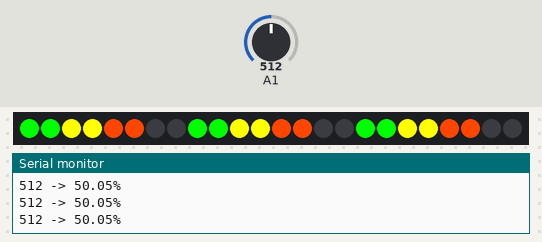
Bench run of a sketch on a simulated Arduino Uno, built with avr-gcc and run on an emulated ATmega328P. Shown: 24 RGB LEDs in strip order, left to right, the last lines printed to the serial monitor. Inputs (shaded band) come from the test bench; at power-on: A1 = 512.

Above: at 1.2 s.
1.3 s: A1 set to 494
At 2.1 s:
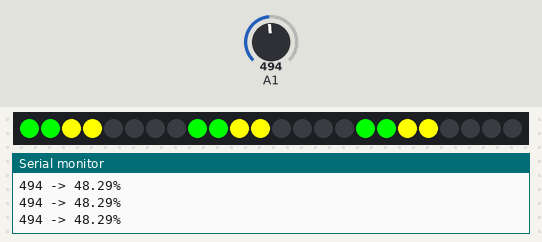
2.8 s: A1 set to 271
5.8 s: A1 set to 246
At 7.0 s:
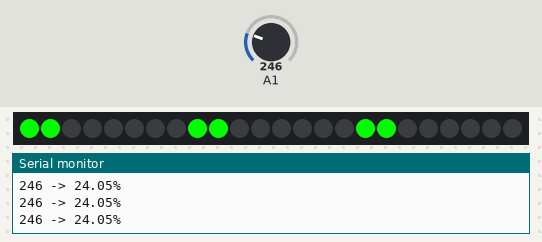
7.3 s: A1 set to 1023
At 8.2 s:
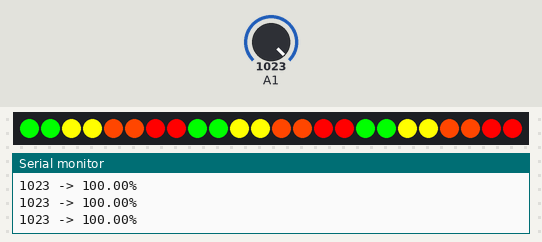
8.8 s: A1 set to 784
11.8 s: A1 set to 750
At 12.6 s:
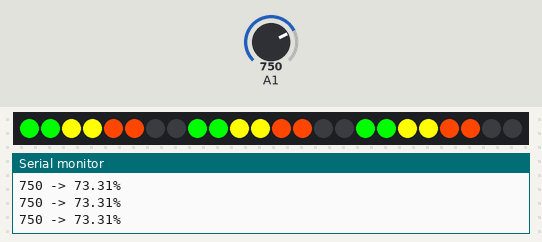
Timing chart, 0 to 14.3 s (numbered marks = the images above; inputs shaded):
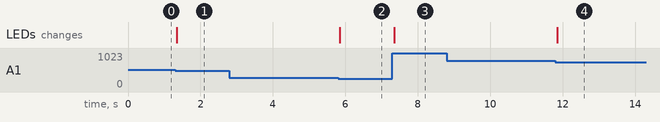

Measured:
- the behaviour switches between 512 and 511 on A1 (found by bisection; images 0 and 1)
- the behaviour switches between 256 and 255 on A1 (found by bisection; images 1 and 2)
- the behaviour switches between 768 and 767 on A1 (found by bisection; images 3 and 4)
- after the input at 1.3 s, the LEDs: change at once (image 1)
- after the input at 5.8 s, the LEDs: change after 0.05 s (image 2)
- after the input at 7.3 s, the LEDs: change after 0.05 s (image 3)
- after the input at 11.8 s, the LEDs: change at once (image 4)

The sketch:

03_vjezba.ino
```cpp
#include<Adafruit_NeoPixel.h>
Adafruit_NeoPixel pixels = Adafruit_NeoPixel(24, 2, NEO_GRB - NEO_KHZ800);

int x;
float y;
int prethodnaVrijednost;

int boje[][3] = {
  {0, 255, 0},
  {255, 255, 0},
  {255, 70, 0},
  {255, 0, 0}
};

void setup()
{
  Serial.begin(9600);
  pinMode(A1, INPUT);
  digitalWrite(A1, LOW);
  prethodnaVrijednost = -100;
  pixels.begin();
}

void loop()
{
  provjeriRazinu();
  delay(10);
}

void provjeriRazinu() {
  x = analogRead(A1);
  Serial.print(x);
  Serial.print(" -> ");
  y = ((float(x)) / 1023) * 100;
  Serial.print(y);
  Serial.println("%");

  if(prethodnaVrijednost != x) {
    prethodnaVrijednost = x;
  	postaviled((y / 25 + 1) > 4 ? 4 : (y / 25 + 1));
  }
}

void postaviled(int razina) {
  for(int j = 0; j < razina * 2; j++) {
  	for(int i = 0; i < 3; i++) {
      int led = i * 8 + j;
      pixels.setPixelColor(led, pixels.Color(boje[j / 2][0], boje[j / 2][1], boje[j / 2][2]));
      pixels.show();
    }
  }
  for(int j = 7; j >= razina * 2; j--) {
  	for(int i = 0; i < 3; i++) {
      int led = i * 8 + j;
      pixels.setPixelColor(led, pixels.Color(0, 0, 0));
      pixels.show();
    }
  }
}
```
